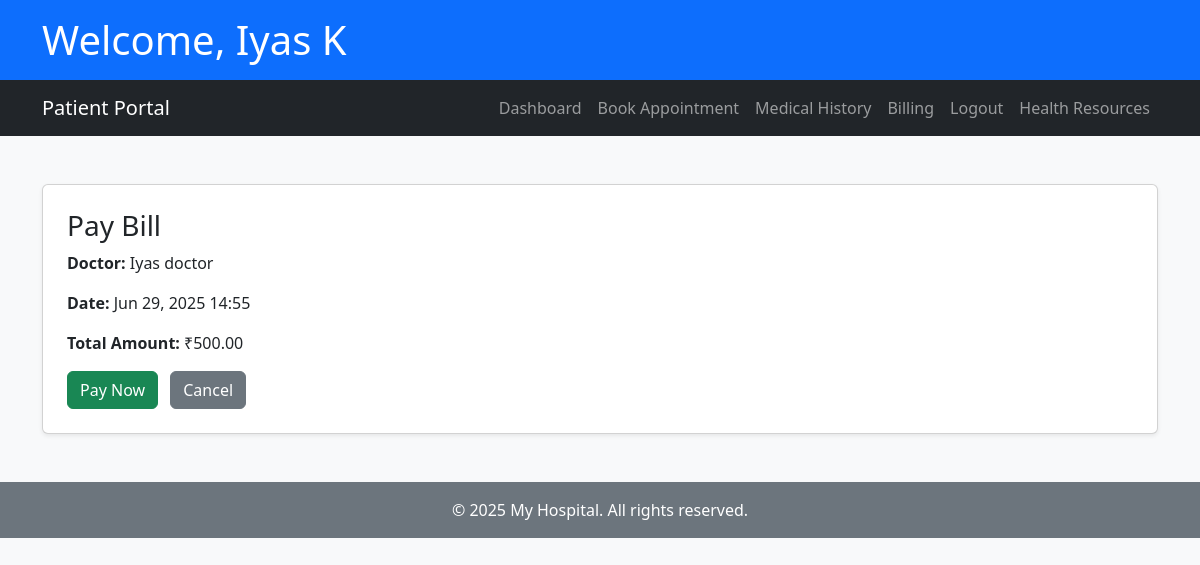
Page /billing/pay/1/ (signed in) on the committed database.
### users/models.py (models this page shows, shortened)
class CustomUser(AbstractUser):
    USER_TYPE_CHOICES = (
        ('doctor', 'Doctor'),
        ('patient', 'Patient'),
    )
    user_type = models.CharField(max_length=10, choices=USER_TYPE_CHOICES)

class DoctorProfile(models.Model):
    user = models.OneToOneField(CustomUser, on_delete=models.CASCADE)
    specialization = models.CharField(max_length=100)
    phone = models.CharField(max_length=15)
    qualification = models.CharField(max_length=100, null=True, blank=True)
    experience_years = models.IntegerField(null=True, blank=True)
    bio = models.TextField(null=True, blank=True)
    is_approved=models.BooleanField(default=False)

### billing/models.py (models this page shows, shortened)
class Billing(models.Model):
    appointment = models.OneToOneField(Appointment, on_delete=models.CASCADE, related_name='billing')
    consultation_fee = models.DecimalField(max_digits=8, decimal_places=2, null=True, blank=True)
    medicine_charges = models.DecimalField(max_digits=8, decimal_places=2, default=0, blank=True)
    lab_tests = models.DecimalField(max_digits=8, decimal_places=2, default=0, blank=True)
    other_charges = models.DecimalField(max_digits=8, decimal_places=2, default=0, blank=True)
    total = models.DecimalField(max_digits=10, decimal_places=2, blank=True, null=True)
    paid = models.BooleanField(default=False)
    created_at = models.DateTimeField(auto_now_add=True)

### appoinments/models.py (models this page shows, shortened)
class Appointment(models.Model):
    STATUS_CHOICES = (
        ('Pending', 'Pending'),
        ('Completed', 'Completed'),
    )
    patient = models.ForeignKey(PatientProfile, on_delete=models.CASCADE)
    doctor = models.ForeignKey(DoctorProfile, on_delete=models.CASCADE)
    appointment_time = models.DateTimeField()
    created_at = models.DateTimeField(auto_now_add=True)
    status = models.CharField(max_length=10, choices=STATUS_CHOICES, default='Pending')
    diagnosis = models.TextField(blank=True, null=True)
    prescription = models.TextField(blank=True, null=True)
    class Meta:
        constraints = [
            models.UniqueConstraint(
                fields=['doctor', 'appointment_time', 'status'],
                name='unique_pending_doctor_appointment',
                condition=models.Q(status='Pending')  # Only enforce uniqueness for Pending
            )
        ]

### users/decorators.py (the view)
    def wrapper(request, *args, **kwargs):
        if request.user.user_type != 'patient':
            return HttpResponseForbidden("Patients only.")
        return view_func(request, *args, **kwargs)

### appoinments/views.py (called while the page is built)
@login_required
@patient_required
def pay_bill(request, bill_id):
    bill = get_object_or_404(Billing, id=bill_id, appointment__patient=request.user.patientprofile)
    if request.method == 'POST':
        bill.paid = True
        bill.save()
        return redirect('billing')  # Redirect back to billing page
    return render(request, 'appointments/pay_bill.html', {'bill': bill})

### templates/appointments/pay_bill.html (shortened to what this page needs)
{% extends 'base_patient.html' %}
{% block content %}
<div class="card shadow-sm p-4" data-aos="fade-up">
    <h3>Pay Bill</h3>
    <p><strong>Doctor:</strong> {{ bill.appointment.doctor.user.get_full_name }}</p>
    <p><strong>Date:</strong> {{ bill.appointment.appointment_time|date:"M d, Y H:i" }}</p>
    <p><strong>Total Amount:</strong> ₹{{ bill.total }}</p>
    <form method="post">
        <button type="submit" class="btn btn-success">Pay Now</button>
        <a href="{% url 'billing' %}" class="btn btn-secondary ms-2">Cancel</a>
    </form>
</div>
{% endblock %}

### templates/base_patient.html (shortened to what this page needs)
<!DOCTYPE html>
<html lang="en">
<head>
    <link href="https://cdn.jsdelivr.net/npm/bootstrap@5.3.3/dist/css/bootstrap.min.css" rel="stylesheet">
    <link href="https://cdn.jsdelivr.net/npm/aos@2.3.4/dist/aos.css" rel="stylesheet">
</head>
<body class="bg-light">
    <header class="bg-primary text-white p-3 shadow">
        <div class="container">
            <h1 class="mb-0">Welcome, {{ request.user.get_full_name }}</h1>
        </div>
    </header>
    <nav class="navbar navbar-expand-lg navbar-dark bg-dark">
    <div class="container">
        <a class="navbar-brand" href="#">Patient Portal</a>
        <div class="collapse navbar-collapse" id="navbarPatient">
            <ul class="navbar-nav ms-auto">
                <li class="nav-item"><a class="nav-link" href="{% url 'patient_dashboard' %}">Dashboard</a></li>
                <li class="nav-item"><a class="nav-link" href="{% url 'book_appointment' %}">Book Appointment</a></li>
                <li class="nav-item"><a class="nav-link" href="{% url 'medical_history' %}">Medical History</a></li>
                <li class="nav-item"><a class="nav-link" href="{% url 'billing' %}">Billing</a></li>
                <li class="nav-item"><a class="nav-link" href="{% url 'logout' %}">Logout</a></li>
                <li class="nav-item"><a class="nav-link" href="https://www.webmd.com/" target="_blank" rel="noopener noreferrer">Health Resources</a></li>
            </ul>
        </div>
    </div>
</nav>
    <main class="container my-5">
        {% block content %}{% endblock %}
    </main>
    <footer class="bg-secondary text-white text-center py-3">
        &copy; 2025 My Hospital. All rights reserved.
    </footer>
</body>
</html>

### rows in the picture
CustomUser: user.get_full_name "Iyas K"
Billing: appointment.doctor.user.get_full_name "Iyas doctor", appointment.appointment_time "Jun 29, 2025 14:55", total "500.00"
